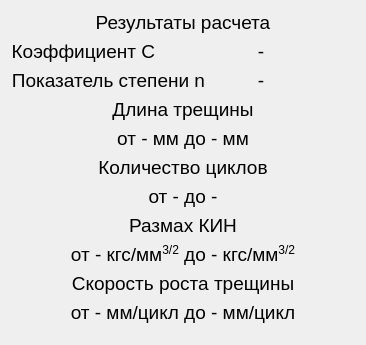
             <widget class="QWidget" name="scrollAreaWidgetContents_2">
              <property name="geometry">
               <rect>
                <x>0</x>
                <y>0</y>
                <width>366</width>
                <height>345</height>
               </rect>
              </property>
              <layout class="QFormLayout" name="formLayout_2">
               <item row="0" column="0" colspan="2">
                <widget class="QLabel" name="label_35">
                 <property name="font">
                  <font>
                   <pointsize>14</pointsize>
                  </font>
                 </property>
                 <property name="text">
                  <string>Результаты расчета</string>
                 </property>
                 <property name="alignment">
                  <set>Qt::AlignCenter</set>
                 </property>
                </widget>
               </item>
               <item row="1" column="0">
                <widget class="QLabel" name="label_36">
                 <property name="font">
                  <font>
                   <pointsize>14</pointsize>
                  </font>
                 </property>
                 <property name="text">
                  <string>Коэффициент C</string>
                 </property>
                 <property name="alignment">
                  <set>Qt::AlignRight|Qt::AlignTrailing|Qt::AlignVCenter</set>
                 </property>
                </widget>
               </item>
               <item row="1" column="1">
                <widget class="QLabel" name="label_coefficient_c">
                 <property name="minimumSize">
                  <size>
                   <width>100</width>
                   <height>0</height>
                  </size>
                 </property>
                 <property name="maximumSize">
                  <size>
                   <width>100</width>
                   <height>16777215</height>
                  </size>
                 </property>
                 <property name="font">
                  <font>
                   <pointsize>14</pointsize>
                  </font>
                 </property>
                 <property name="text">
                  <string>-</string>
                 </property>
                 <property name="alignment">
                  <set>Qt::AlignCenter</set>
                 </property>
                </widget>
               </item>
               <item row="2" column="0">
                <widget class="QLabel" name="label_37">
                 <property name="font">
                  <font>
                   <pointsize>14</pointsize>
                  </font>
                 </property>
                 <property name="text">
                  <string>Показатель степени n</string>
                 </property>
                 <property name="alignment">
                  <set>Qt::AlignRight|Qt::AlignTrailing|Qt::AlignVCenter</set>
                 </property>
                </widget>
               </item>
               <item row="2" column="1">
                <widget class="QLabel" name="label_exponent_n">
                 <property name="minimumSize">
                  <size>
                   <width>100</width>
                   <height>0</height>
                  </size>
                 </property>
                 <property name="maximumSize">
                  <size>
                   <width>100</width>
                   <height>16777215</height>
                  </size>
                 </property>
                 <property name="font">
                  <font>
                   <pointsize>14</pointsize>
                  </font>
                 </property>
                 <property name="text">
                  <string>-</string>
                 </property>
                 <property name="alignment">
                  <set>Qt::AlignCenter</set>
                 </property>
                </widget>
               </item>
               <item row="3" column="0" colspan="2">
                <widget class="QLabel" name="label_38">
                 <property name="font">
                  <font>
                   <pointsize>14</pointsize>
                  </font>
                 </property>
                 <property name="text">
                  <string>Длина трещины</string>
                 </property>
                 <property name="alignment">
                  <set>Qt::AlignCenter</set>
                 </property>
                </widget>
               </item>
               <item row="4" column="0" colspan="2">
                <widget class="QLabel" name="label_length_calculate">
                 <property name="font">
                  <font>
                   <pointsize>14</pointsize>
                  </font>
                 </property>
                 <property name="text">
                  <string>от - мм до - мм</string>
                 </property>
                 <property name="alignment">
                  <set>Qt::AlignCenter</set>
                 </property>
                </widget>
               </item>
               <item row="5" column="0" colspan="2">
                <widget class="QLabel" name="label_39">
                 <property name="font">
                  <font>
                   <pointsize>14</pointsize>
                  </font>
                 </property>
                 <property name="text">
                  <string>Количество циклов</string>
                 </property>
                 <property name="alignment">
                  <set>Qt::AlignCenter</set>
                 </property>
                </widget>
               </item>
               <item row="6" column="0" colspan="2">
                <widget class="QLabel" name="label_num_cycle_calculate">
                 <property name="font">
                  <font>
                   <pointsize>14</pointsize>
                  </font>
                 </property>
                 <property name="text">
                  <string>от - до -</string>
                 </property>
                 <property name="alignment">
                  <set>Qt::AlignCenter</set>
                 </property>
                </widget>
               </item>
               <item row="7" column="0" colspan="2">
                <widget class="QLabel" name="label_40">
                 <property name="font">
                  <font>
                   <pointsize>14</pointsize>
                  </font>
                 </property>
                 <property name="text">
                  <string>Размах КИН</string>
                 </property>
                 <property name="alignment">
                  <set>Qt::AlignCenter</set>
                 </property>
                </widget>
               </item>
               <item row="8" column="0" colspan="2">
                <widget class="QLabel" name="label_sif_calculate">
                 <property name="font">
                  <font>
                   <pointsize>14</pointsize>
                  </font>
                 </property>
                 <property name="text">
                  <string>от - кгс/мм&lt;sup&gt;3/2&lt;/sup&gt; до - кгс/мм&lt;sup&gt;3/2&lt;/sup&gt;</string>
                 </property>
                 <property name="alignment">
                  <set>Qt::AlignCenter</set>
                 </property>
                </widget>
               </item>
               <item row="9" column="0" colspan="2">
                <widget class="QLabel" name="label_41">
                 <property name="font">
                  <font>
                   <pointsize>14</pointsize>
                  </font>
                 </property>
                 <property name="text">
                  <string>Скорость роста трещины</string>
                 </property>
                 <property name="alignment">
                  <set>Qt::AlignCenter</set>
                 </property>
                </widget>
               </item>
               <item row="10" column="0" colspan="2">
                <widget class="QLabel" name="label_grc_calculate">
                 <property name="font">
                  <font>
                   <pointsize>14</pointsize>
                  </font>
                 </property>
                 <property name="text">
                  <string>от - мм/цикл до - мм/цикл</string>
                 </property>
                 <property name="alignment">
                  <set>Qt::AlignCenter</set>
                 </property>
                </widget>
               </item>
              </layout>
             </widget>
